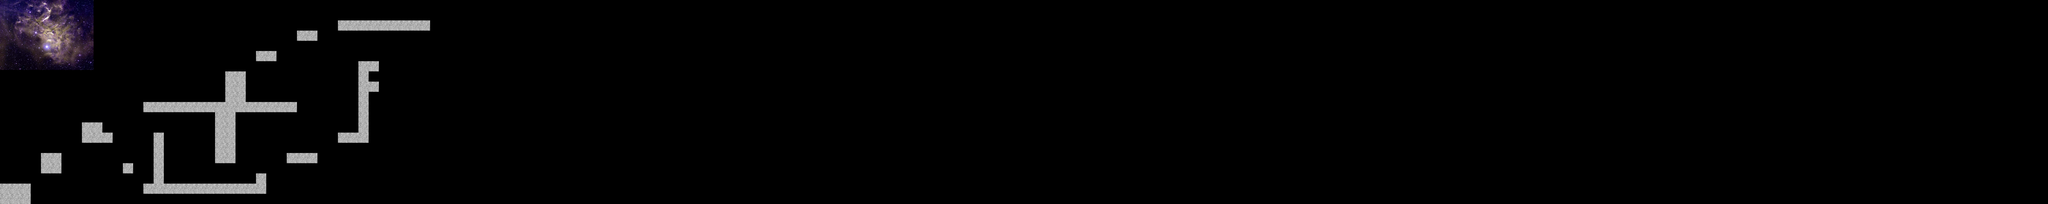

This game map was drawn from its Tiled (.tmx) file and the tilesets committed beside it. A one-line description and the trimmed map source follow:
An orthogonal 200x20 tile map with 70x70 px tiles, 1 tile layer (Collision), 5 tilesets, 1 image layer and 7 objects.

<map version="1.0" orientation="orthogonal" renderorder="right-down" width="200" height="20" tilewidth="70" tileheight="70">
 <tileset firstgid="1" name="player" tilewidth="72" tileheight="97">
  <image source="../images/player.png" width="1296" height="98" />
  <tile id="0">
   <properties>
    <property name="Class" value="Player" />
   </properties>
  </tile>
  <tile id="1">
   <properties>
    <property name="Class" value="Player" />
   </properties>
  </tile>
  <tile id="2">
   <properties>
    <property name="Class" value="Player" />
   </properties>
  </tile>
  <tile id="3">
   <properties>
    <property name="Class" value="Player" />
   </properties>
  </tile>
  <tile id="4">
   <properties>
    <property name="Class" value="Player" />
   </properties>
  </tile>
  <tile id="5">
   <properties>
    <property name="Class" value="Player" />
   </properties>
  </tile>
  <tile id="6">
   <properties>
    <property name="Class" value="Player" />
   </properties>
  </tile>
  <tile id="7">
   <properties>
    <property name="Class" value="Player" />
   </properties>
  </tile>
  <tile id="8">
   <properties>
    <property name="Class" value="Player" />
   </properties>
  </tile>
  <tile id="9">
   <properties>
    <property name="Class" value="Player" />
   </properties>
  </tile>
  <tile id="10">
   <properties>
    <property name="Class" value="Player" />
   </properties>
  </tile>
  <tile id="11">
   <properties>
    <property name="Class" value="Player" />
   </properties>
  </tile>
  <tile id="12">
   <properties>
    <property name="Class" value="Player" />
   </properties>
  </tile>
  <tile id="13">
   <properties>
    <property name="Class" value="Player" />
   </properties>
  </tile>
  <tile id="14">
   <properties>
    <property name="Class" value="Player" />
   </properties>
  </tile>
  <tile id="15">
   <properties>
    <property name="Class" value="Player" />
   </properties>
  </tile>
  <tile id="16">
   <properties>
    <property name="Class" value="Player" />
   </properties>
  </tile>
  <tile id="17">
   <properties>
    <property name="Class" value="Player" />
   </properties>
  </tile>
 </tileset>
 <tileset firstgid="19" name="doors" tilewidth="70" tileheight="110">
  <image source="../images/doors.png" width="140" height="110" />
  <tile id="0">
   <properties>
    <property name="Class" value="Door" />
    <property name="open" value="true" />
    <property name="sprite" value="door_open" />
   </properties>
  </tile>
 </tileset>
 <tileset firstgid="21" name="enemies" tilewidth="72" tileheight="72">
  <image source="../images/enemies.png" width="216" height="216" />
  <tile id="0">
   <properties>
    <property name="Class" value="Snail" />
    <property name="sprite" value="snail" />
   </properties>
  </tile>
  <tile id="1">
   <properties>
    <property name="Class" value="Slime" />
    <property name="sprite" value="slime" />
   </properties>
  </tile>
  <tile id="2">
   <properties>
    <property name="Class" value="Fly" />
    <property name="sprite" value="fly" />
   </properties>
  </tile>
 </tileset>
 <tileset firstgid="30" name="moon" tilewidth="70" tileheight="70">
  <properties>
   <property name="collision" value="true" />
  </properties>
  <image source="../images/moon.jpeg" width="204" height="204" />
 </tileset>
 <tileset firstgid="34" name="collectables" tilewidth="72" tileheight="72">
  <image source="../images/collectables.png" width="936" height="216" />
  <tile id="11">
   <properties>
    <property name="Class" value="Collectable" />
    <property name="amount" value="50" />
    <property name="sprite" value="star" />
   </properties>
  </tile>
 </tileset>
 <imagelayer name="Background">
  <image source="../images/space.jpg" />
 </imagelayer>
 <layer name="Collision" width="200" height="20">
  <properties>
   <property name="collision" value="true" />
  </properties>
  <data>[4000 cells, 93 non-empty, 1 distinct tile ids]</data>
 </layer>
 <objectgroup name="Doors" />
 <objectgroup name="Sprites">
  <object gid="1" x="235" y="820" />
  <object gid="45" x="1135.24" y="690.281" />
  <object gid="45" x="1292.76" y="678.165" />
  <object gid="45" x="279.024" y="1069.93" />
  <object gid="45" x="388.071" y="1061.85" />
  <object gid="45" x="359.8" y="1069.93" />
  <object gid="45" x="331.528" y="1065.89" />
 </objectgroup>
</map>
